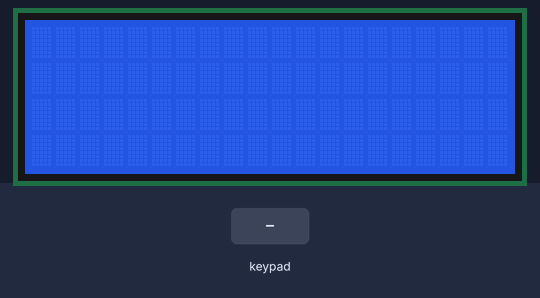
This sketch was run on a simulated Arduino Uno, built with avr-gcc and run on an emulated ATmega328P. Parts: 20×4 character LCD. Inputs (shaded band) come from the test bench. What the sketch prints to the serial monitor is not drawn.

Above: at 1.2 s.
1.3 s: keypad keys 5 4 3 2 # pressed 0.4 s apart
At 3.7 s:
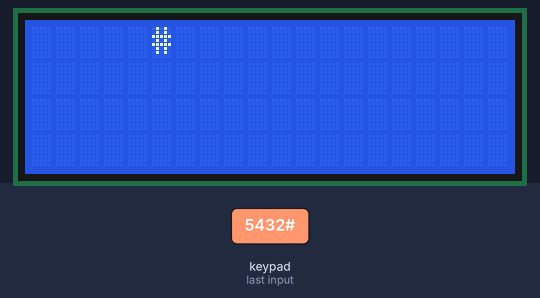
4.8 s: key '*' pressed
6.3 s: key 'A' pressed
At 7.4 s:
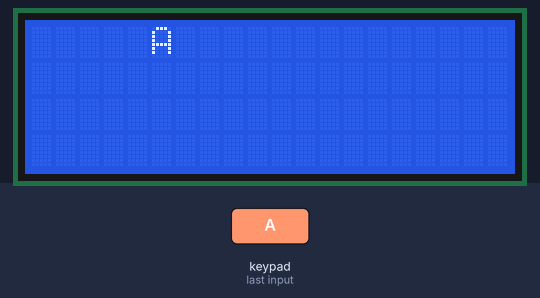
7.8 s: keypad keys 5 4 3 2 D pressed 0.4 s apart
At 8.0 s:
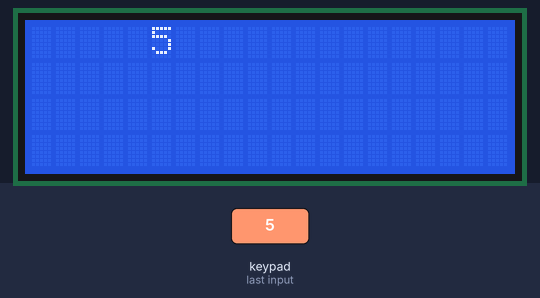
11.3 s: key 'B' pressed
12.8 s: key 'C' pressed
Timing chart, 0 to 15.3 s (numbered marks = the images above; inputs shaded):
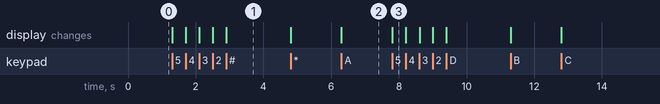

Measured:
- after the input at 1.3 s, the display: first changes at once (image 1 shows a later state)
- after the input at 6.3 s, the display: changes at once (image 2)
- after the input at 7.8 s, the display: changes at once (image 3)

The sketch:

Percobaan_3.ino
```cpp
#include <Keypad.h>
#include <LiquidCrystal_I2C.h>
LiquidCrystal_I2C lcd(0x27,20,4);
const uint8_t ROWS = 4;
const uint8_t COLS = 4;
char keys[ROWS][COLS] = {
  { '1', '4', '7', '*' },
  { '2', '5', '8', '0' },
  { '3', '6', '9', '#' },
  { 'A', 'B', 'C', 'D' },
};

uint8_t colPins[COLS] = { 5,4,3,2 };
uint8_t rowPins[ROWS] = { 9,8,7,6 };

Keypad keypad = Keypad(makeKeymap(keys), rowPins, colPins, ROWS, COLS);

void setup() {
  Serial.begin(9600);
  lcd.init();
  lcd.backlight();
}

void loop() {
  char key = keypad.getKey();

  if (key !=NO_KEY){
    Serial.println(key);
    lcd.setCursor(5,0);
    lcd.print(key);
  }
}
```
